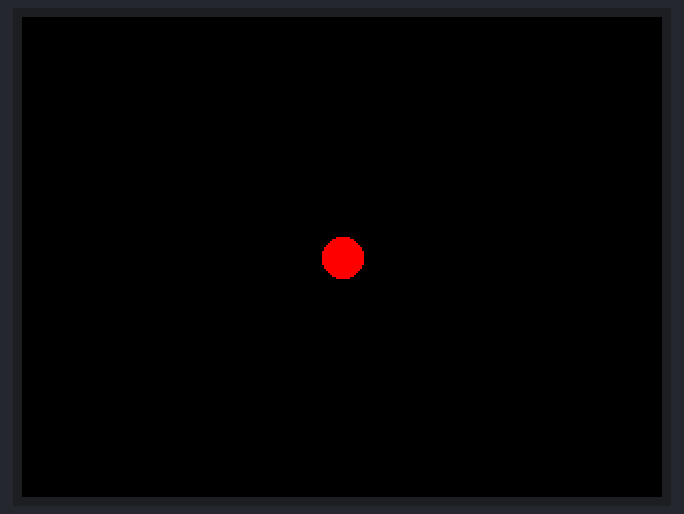
This sketch was run on a simulated Seeed Wio Terminal. On the bench: 320×240 colour display.

Above: at 0.38 s.
At 1.0 s:
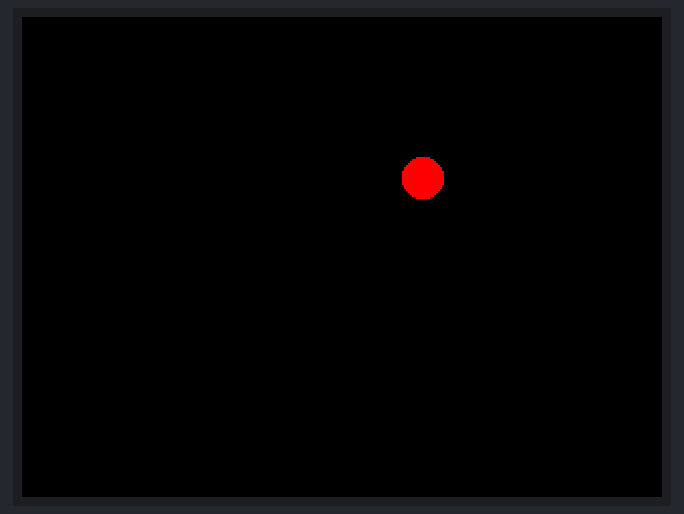
At 1.93 s:
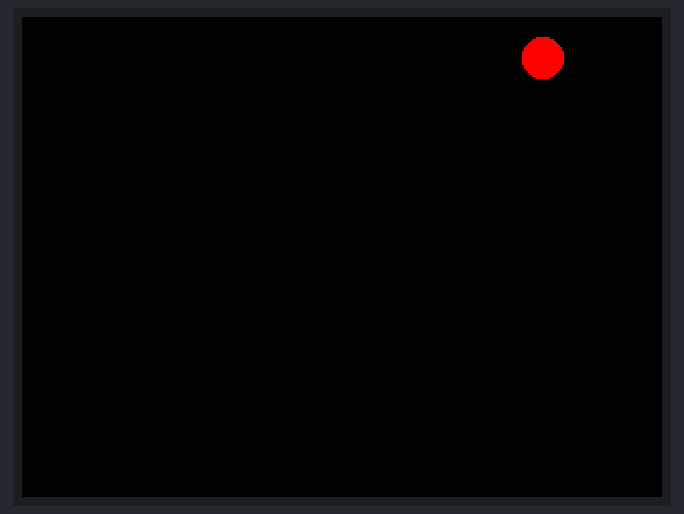

The sketch:

esercizio5.ino
```cpp
#include"TFT_eSPI.h"

TFT_eSPI tft;
float x;
float y;
float speed;
float dirX;
float dirY;

void setup(){
  tft.begin();
  tft.setRotation(3);
  speed = 5;
  x = 160;
  y = 120;
  dirX = 1;
  dirY = -1;

  pinMode(WIO_5S_UP, INPUT_PULLUP);
  pinMode(WIO_5S_DOWN, INPUT_PULLUP);
  pinMode(WIO_5S_RIGHT, INPUT_PULLUP);
  pinMode(WIO_5S_LEFT, INPUT_PULLUP);
}


void loop(){

  tft.fillScreen(0x0);
  tft.drawCircle(x,y,10,0xF800);
  tft.fillCircle(x,y,10,0xF800);
  x = x + (dirX * speed);
  y = y + (dirY * speed);

}
```
